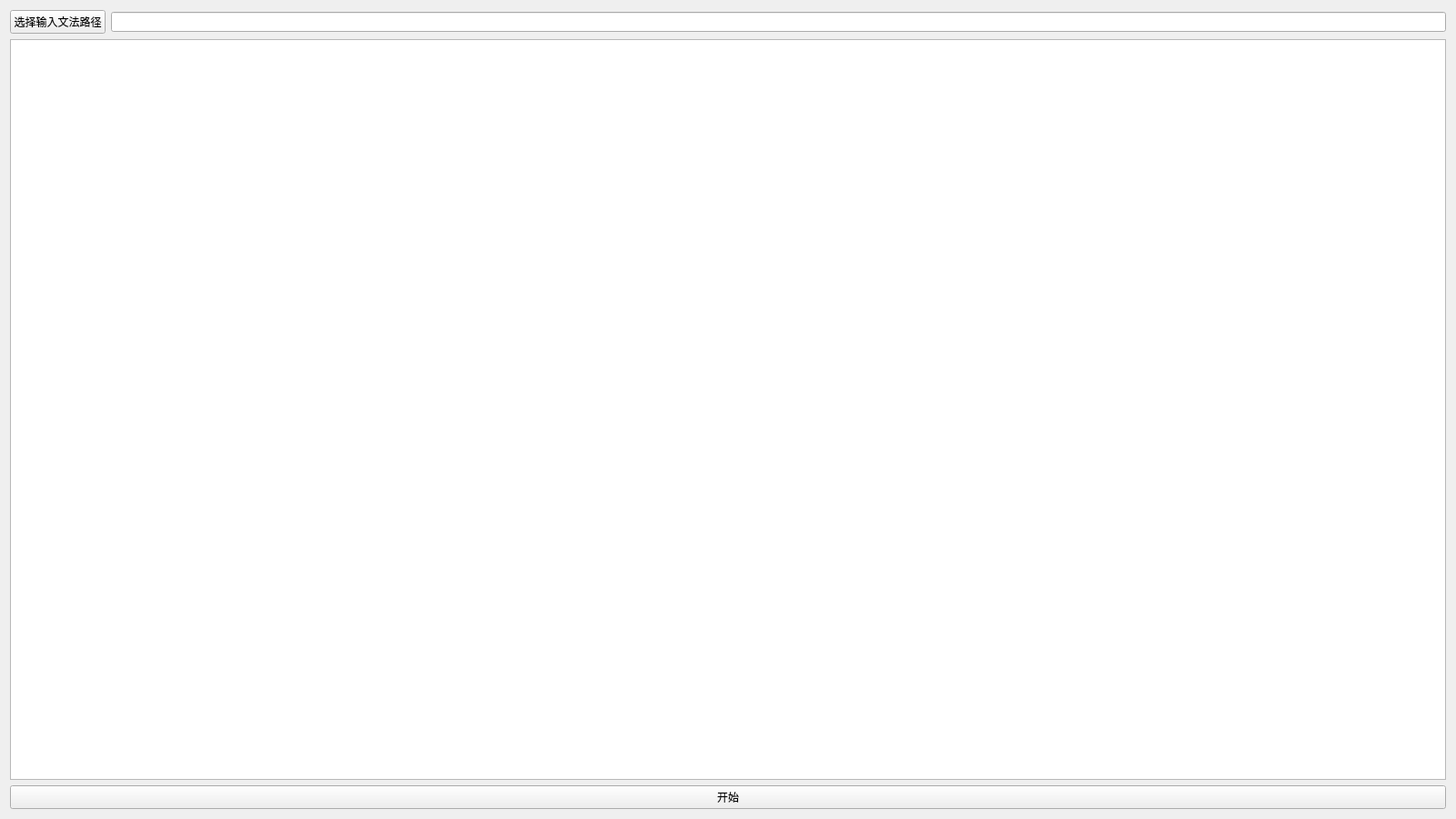
<?xml version="1.0" encoding="UTF-8"?>
<ui version="4.0">
 <class>ParserGUI</class>
 <widget class="QWidget" name="ParserGUI">
  <property name="geometry">
   <rect>
    <x>0</x>
    <y>0</y>
    <width>1600</width>
    <height>900</height>
   </rect>
  </property>
  <property name="windowTitle">
   <string>ParserGUI</string>
  </property>
  <layout class="QGridLayout" name="gridLayout_2">
   <item row="0" column="0">
    <layout class="QHBoxLayout" name="horizontalLayout">
     <item>
      <widget class="QPushButton" name="inputPushButton">
       <property name="text">
        <string>选择输入文法路径</string>
       </property>
      </widget>
     </item>
     <item>
      <widget class="QLineEdit" name="inputLineEdit">
       <property name="readOnly">
        <bool>true</bool>
       </property>
      </widget>
     </item>
    </layout>
   </item>
   <item row="1" column="0">
    <widget class="QListWidget" name="listWidget"/>
   </item>
   <item row="2" column="0">
    <widget class="QPushButton" name="startPushButton">
     <property name="text">
      <string>开始</string>
     </property>
    </widget>
   </item>
  </layout>
 </widget>
 <resources/>
 <connections/>
</ui>
